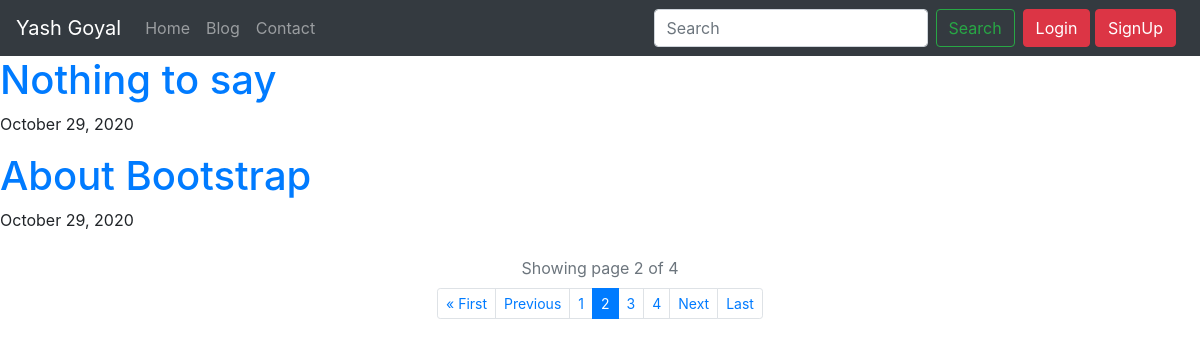
Screenshot of /blog/?page=2 with the database file from the repository.
### main/models.py (models this page shows)
class Post(models.Model):
    title = models.CharField(max_length=300)
    content = RichTextField()
    posted_date = models.DateTimeField(auto_now_add=True)

### main/views.py (the view)
# urls.py: path('blog/', views.blog, name = "blog"),
def blog(request):
    posts = Post.objects.all().order_by('-posted_date')
    paginator = Paginator(posts, 2)
    page_number = request.GET.get('page')
    page_obj = paginator.get_page(page_number)
    context = {'page_obj': page_obj}
    return render(request, 'main/blog.html', context)

### main/templates/main/blog.html (shortened to what this page needs)
{% extends 'main/index.html' %}
{% block main-content %}
{% for post in page_obj %}
<h1><a href="{% url 'post' post.id %}">{{post.title}}</a></h1>
<p>{{post.posted_date|date:"F d, Y"}}</p>
{% endfor %}
<div class="row mt-4 mb-n2">
    <div class="col-12 text-center text-muted">
        <p><span>Showing page {{ page_obj.number }} of {{ page_obj.paginator.num_pages }}</span></p>
    </div>
</div>
<ul class="pagination pagination-sm justify-content-center">
    {% if page_obj.has_previous %}
        <li class="page-item"><a class="page-link" href="?page=1">&laquo; First</a></li>
        <li class="page-item"><a class="page-link" href="?page={{ page_obj.previous_page_number }}">Previous</a></li>
    {% endif %}
    {% for num in page_obj.paginator.page_range %}
        {% if page_obj.number == num %}
            <li class="page-item active"><a class="page-link" href="?page={{ num }}">{{ num }}</a></li>
        {% elif num > page_obj.number|add:'-3' and num < page_obj.number|add:'3' %}
            <li class="page-item"><a class="page-link" href="?page={{ num }}">{{ num }}</a></li>
        {% endif %}
    {% endfor %}
    {% if page_obj.has_next %}
        <li class="page-item"><a class="page-link" href="?page={{ page_obj.next_page_number }}">Next</a></li>
        <li class="page-item"><a class="page-link" href="?page={{ page_obj.paginator.num_pages }}">Last</a></li>
    {% endif %}
</ul>
{% endblock %}

### rows the page displays
Post: title "Nothing to say", posted_date "October 29, 2020"
Post: title "About Bootstrap", posted_date "October 29, 2020"

### other values shown
{{ page_obj.number }} "2"
{{ page_obj.paginator.num_pages }} "4"
{{ num }} "1" "3" "4"
{{ num }} "2"
